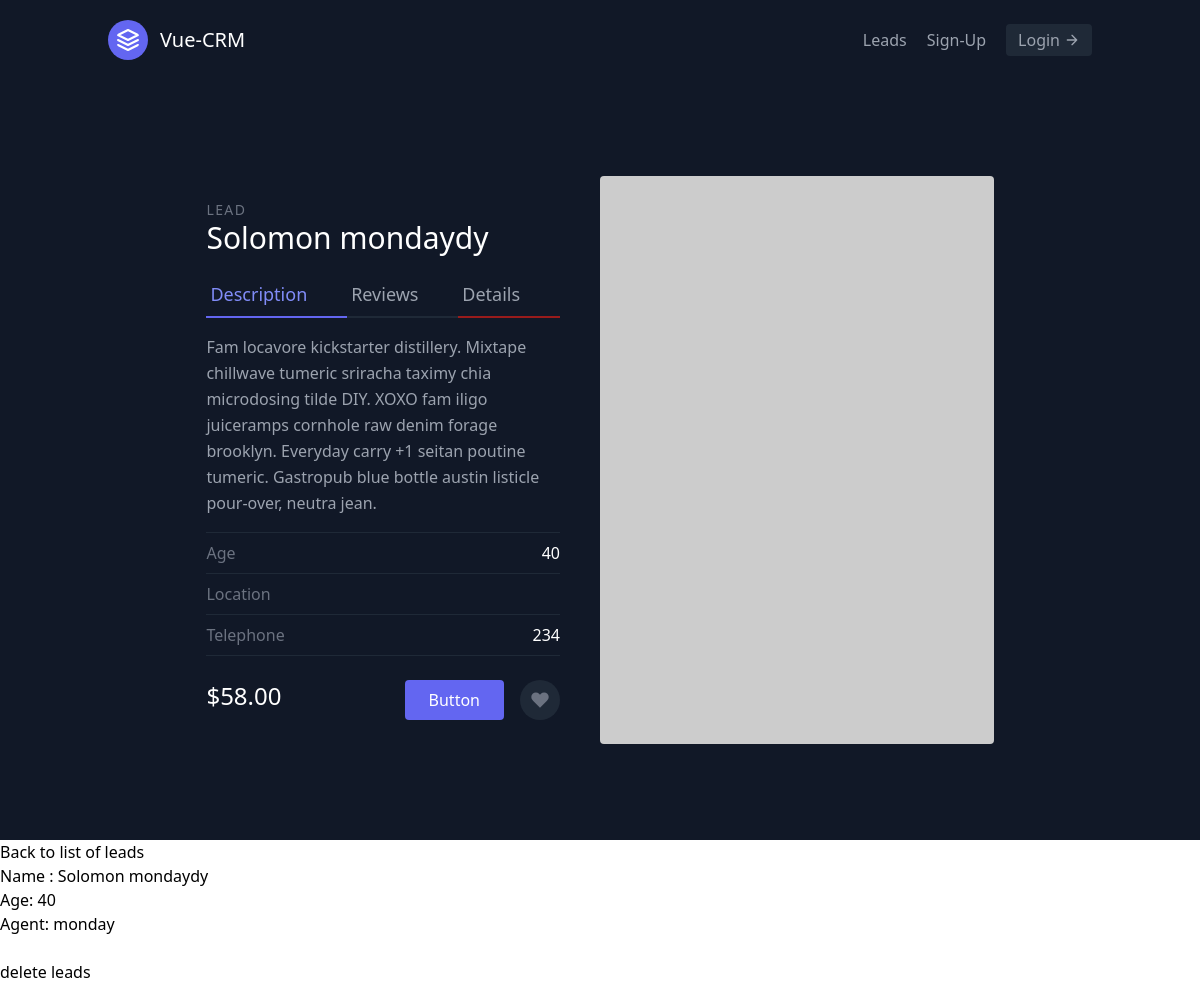
/leads/13/, run on the app's committed database.
### leads/models.py (models this page shows)
class Lead(models.Model):
    first_name = models.CharField(max_length=20)
    last_name = models.CharField(max_length=20)
    age = models.IntegerField(default=0)
    location = models.CharField(max_length=800, blank=True)
    phone_number = models.IntegerField( default='+234')
    agent = models.ForeignKey(Agent, on_delete=models.CASCADE)
    def __str__(self):
        return f"{self.first_name} {self.last_name}"

class Agent(models.Model):
    user = models.OneToOneField(User, on_delete=models.CASCADE)
    def __str__(self):
        return self.user.username

class User(AbstractUser):
    pass

### leads/views.py (the view)
# urls.py: path('<int:pk>/', views.lead_details, name='lead_detail',),
def lead_details(request,pk):
    lead_detail = Lead.objects.get(id = pk)
    context ={
        'lead':lead_detail
    }
    print(lead_detail)
    return render(request, 'leads/lead_detail.html', context)

### leads/templates/leads/lead_detail.html (shortened to what this page needs)
{% extends 'base.html' %}
{% block content %}
<section class="text-gray-400 bg-gray-900 body-font overflow-hidden">
  <div class="container px-5 py-24 mx-auto">
    <div class="lg:w-4/5 mx-auto flex flex-wrap">
      <div class="lg:w-1/2 w-full lg:pr-10 lg:py-6 mb-6 lg:mb-0">
        <h2 class="text-sm title-font text-gray-500 tracking-widest">LEAD</h2>
        <h1 class="text-white text-3xl title-font font-medium mb-4">{{lead.first_name}} {{lead.last_name}}</h1>
        <div class="flex mb-4">
          <a class="flex-grow text-indigo-400 border-b-2 border-indigo-500 py-2 text-lg px-1">Description</a>
          <a href="#" class="flex-grow border-b-2 border-gray-800 py-2 text-lg px-1">Reviews</a>
          <a href="{% url 'leads:lead_update' lead.pk  %}" class="flex-grow border-b-2 border-red-800 py-2 text-lg px-1">Details</a>
        </div>
        <p class="leading-relaxed mb-4">Fam locavore kickstarter distillery. Mixtape chillwave tumeric sriracha taximy chia microdosing tilde DIY. XOXO fam iligo juiceramps cornhole raw denim forage brooklyn. Everyday carry +1 seitan poutine tumeric. Gastropub blue bottle austin listicle pour-over, neutra jean.</p>
        <div class="flex border-t border-gray-800 py-2">
          <span class="text-gray-500">Age</span>
          <span class="ml-auto text-white">{{lead.age}}</span>
        </div>
        <div class="flex border-t border-gray-800 py-2">
          <span class="text-gray-500">Location</span>
        </div>
        <div class="flex border-t border-b mb-6 border-gray-800 py-2">
          <span class="text-gray-500">Telephone</span>
          <span class="ml-auto text-white">{{lead.phone_number}}</span>
        </div>
        <div class="flex">
          <span class="title-font font-medium text-2xl text-white">$58.00</span>
          <button class="flex ml-auto text-white bg-indigo-500 border-0 py-2 px-6 focus:outline-none hover:bg-indigo-600 rounded">Button</button>
          <button class="rounded-full w-10 h-10 bg-gray-800 p-0 border-0 inline-flex items-center justify-center text-gray-500 ml-4">
            <svg fill="currentColor" stroke-linecap="round" stroke-linejoin="round" stroke-width="2" class="w-5 h-5" viewBox="0 0 24 24">
              <path d="M20.84 4.61a5.5 5.5 0 00-7.78 0L12 5.67l-1.06-1.06a5.5 5.5 0 00-7.78 7.78l1.06 1.06L12 21.23l7.78-7.78 1.06-1.06a5.5 5.5 0 000-7.78z"></path>
            </svg>
          </button>
        </div>
      </div>
      <img alt="ecommerce" class="lg:w-1/2 w-full lg:h-auto h-64 object-cover object-center rounded" src="https://dummyimage.com/400x400">
    </div>
  </div>
</section>
<a href="{% url 'leads:lead_list' %}">Back to list of leads</a>
    <div>
        <p>
            Name : {{lead.first_name}} {{lead.last_name}}
        </p>
        <p>
            Age: {{lead.age}}
        </p>
        <p>
            Agent: {{lead.agent}}
        </p>
    </div>
    <footer>
        <div>
             <br>
            <a href="{% url 'leads:lead_delete' lead.pk  %}">delete  leads</a>
        </div>
    </footer>
{% endblock content %}

### data on the page
Lead: first_name "Solomon", last_name "mondaydy", age "40", phone_number "234", agent "monday"
